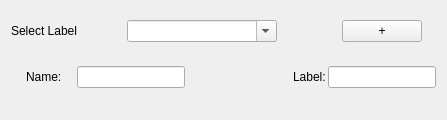
<?xml version="1.0" encoding="UTF-8"?>
<ui version="4.0">
 <class>LabelSelector</class>
 <widget class="QWidget" name="LabelSelector">
  <property name="geometry">
   <rect>
    <x>0</x>
    <y>0</y>
    <width>447</width>
    <height>120</height>
   </rect>
  </property>
  <property name="windowTitle">
   <string>Form</string>
  </property>
  <layout class="QHBoxLayout" name="horizontalLayout">
   <item>
    <widget class="QWidget" name="container" native="true">
     <layout class="QVBoxLayout" name="verticalLayout_2">
      <property name="spacing">
       <number>0</number>
      </property>
      <property name="leftMargin">
       <number>0</number>
      </property>
      <property name="rightMargin">
       <number>0</number>
      </property>
      <property name="bottomMargin">
       <number>0</number>
      </property>
      <item>
       <layout class="QGridLayout" name="main_layout" columnstretch="0,0,0,0,0,0,0,0">
        <property name="verticalSpacing">
         <number>24</number>
        </property>
        <item row="2" column="1" alignment="Qt::AlignHCenter">
         <widget class="QLineEdit" name="name_input"/>
        </item>
        <item row="2" column="4">
         <spacer name="horizontalSpacer">
          <property name="orientation">
           <enum>Qt::Horizontal</enum>
          </property>
          <property name="sizeType">
           <enum>QSizePolicy::Maximum</enum>
          </property>
          <property name="sizeHint" stdset="0">
           <size>
            <width>0</width>
            <height>0</height>
           </size>
          </property>
         </spacer>
        </item>
        <item row="2" column="7" alignment="Qt::AlignHCenter">
         <widget class="QLineEdit" name="label_input"/>
        </item>
        <item row="0" column="0" alignment="Qt::AlignHCenter">
         <widget class="QLabel" name="dropdown_label">
          <property name="sizePolicy">
           <sizepolicy hsizetype="Fixed" vsizetype="Fixed">
            <horstretch>0</horstretch>
            <verstretch>0</verstretch>
           </sizepolicy>
          </property>
          <property name="styleSheet">
           <string notr="true">font-size:12px;</string>
          </property>
          <property name="text">
           <string>Select Label</string>
          </property>
          <property name="scaledContents">
           <bool>true</bool>
          </property>
          <property name="alignment">
           <set>Qt::AlignCenter</set>
          </property>
         </widget>
        </item>
        <item row="2" column="0" alignment="Qt::AlignHCenter">
         <widget class="QLabel" name="name_label">
          <property name="text">
           <string>Name:</string>
          </property>
         </widget>
        </item>
        <item row="2" column="5" alignment="Qt::AlignHCenter">
         <widget class="QLabel" name="label_label">
          <property name="text">
           <string>Label:</string>
          </property>
         </widget>
        </item>
        <item row="0" column="7" alignment="Qt::AlignHCenter|Qt::AlignVCenter">
         <widget class="QPushButton" name="add_new_btn">
          <property name="sizePolicy">
           <sizepolicy hsizetype="Fixed" vsizetype="Fixed">
            <horstretch>0</horstretch>
            <verstretch>0</verstretch>
           </sizepolicy>
          </property>
          <property name="text">
           <string>+</string>
          </property>
         </widget>
        </item>
        <item row="3" column="0">
         <spacer name="verticalSpacer">
          <property name="orientation">
           <enum>Qt::Vertical</enum>
          </property>
          <property name="sizeHint" stdset="0">
           <size>
            <width>20</width>
            <height>40</height>
           </size>
          </property>
         </spacer>
        </item>
        <item row="0" column="1" colspan="5" alignment="Qt::AlignHCenter">
         <widget class="QComboBox" name="dropdown">
          <property name="sizePolicy">
           <sizepolicy hsizetype="Fixed" vsizetype="Fixed">
            <horstretch>0</horstretch>
            <verstretch>0</verstretch>
           </sizepolicy>
          </property>
          <property name="minimumSize">
           <size>
            <width>150</width>
            <height>0</height>
           </size>
          </property>
          <property name="editable">
           <bool>true</bool>
          </property>
         </widget>
        </item>
       </layout>
      </item>
     </layout>
    </widget>
   </item>
  </layout>
 </widget>
 <resources/>
 <connections/>
</ui>
